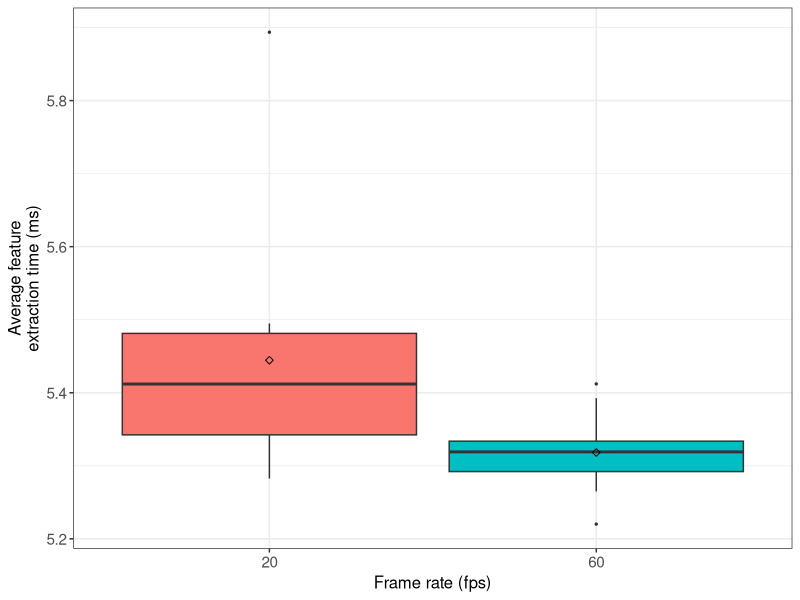
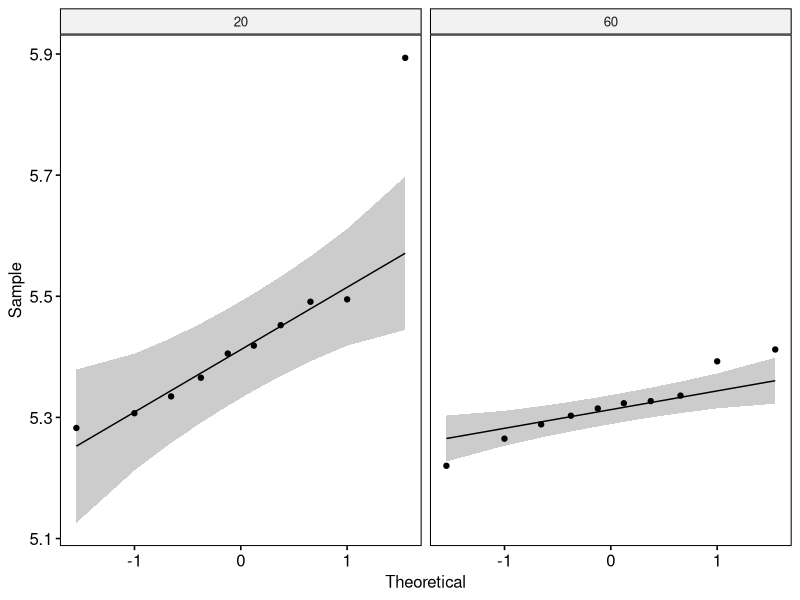

Reproduce these figures in R, in order. (Note: this script raises an error after producing the figures.)
## ---- chunk 1
if (!require('tidyverse')) install.packages('tidyverse', dependencies = TRUE); library('tidyverse')
if (!require('ggpubr')) install.packages('ggpubr', dependencies = TRUE); library('ggpubr')
if (!require('rstatix')) install.packages('rstatix', dependencies = TRUE); library('rstatix')
if (!require('ggplot2')) install.packages('ggplot2', dependencies = TRUE); library('ggplot2')
## ---- chunk 2
data <- read.csv(file = '../../raw_data/test_frame_rate/run_table.csv')
data <- subset(data, select = c(X__run_id, frame_rate, avg_extraction_time_ms))
data$frame_rate <- as.factor(data$frame_rate)
data$avg_extraction_time_ms <- as.numeric(data$avg_extraction_time_ms)
## ---- chunk 3
data %>%
  group_by(frame_rate) %>%
  get_summary_stats(avg_extraction_time_ms, type = "mean_sd")
## ---- chunk 4
#pdf(file = "../../figures/frame_rate_effect/extraction-time.pdf")

ggplot(data, aes(x = frame_rate, y = avg_extraction_time_ms, fill = frame_rate)) +
  theme_bw() + 
  geom_boxplot(width = 0.9, outlier.size = 0.5) + 
  stat_summary(fun = mean, color = 'black', geom = 'point', shape = 5, size = 1.5) +
  labs(x = "Frame rate (fps)", y = "Average feature\nextraction time (ms)") +
  theme(legend.position = 'none') +
  theme(
    axis.title.x = element_text(size = 12, family = 'sans'),
    axis.title.y = element_text(size = 12, family = 'sans'),
    axis.text.x = element_text(size = 11, family = 'sans'),
    axis.text.y = element_text(size = 11, family = 'sans')
  )

#dev.off()
## ---- chunk 5
data %>% 
  group_by(frame_rate) %>%
  identify_outliers(avg_extraction_time_ms)
## ---- chunk 6
ggqqplot(data, x = "avg_extraction_time_ms", facet.by = "frame_rate")
## ---- chunk 7
data %>%
  group_by(frame_rate) %>%
  shapiro_test(avg_extraction_time_ms)
## ---- chunk 8
data %>%
  rstatix::wilcox_test(avg_extraction_time_ms ~ frame_rate) %>%
  add_significance()
## ---- chunk 9
data %>%
  wilcox_effsize(avg_extraction_time_ms ~ frame_rate)
